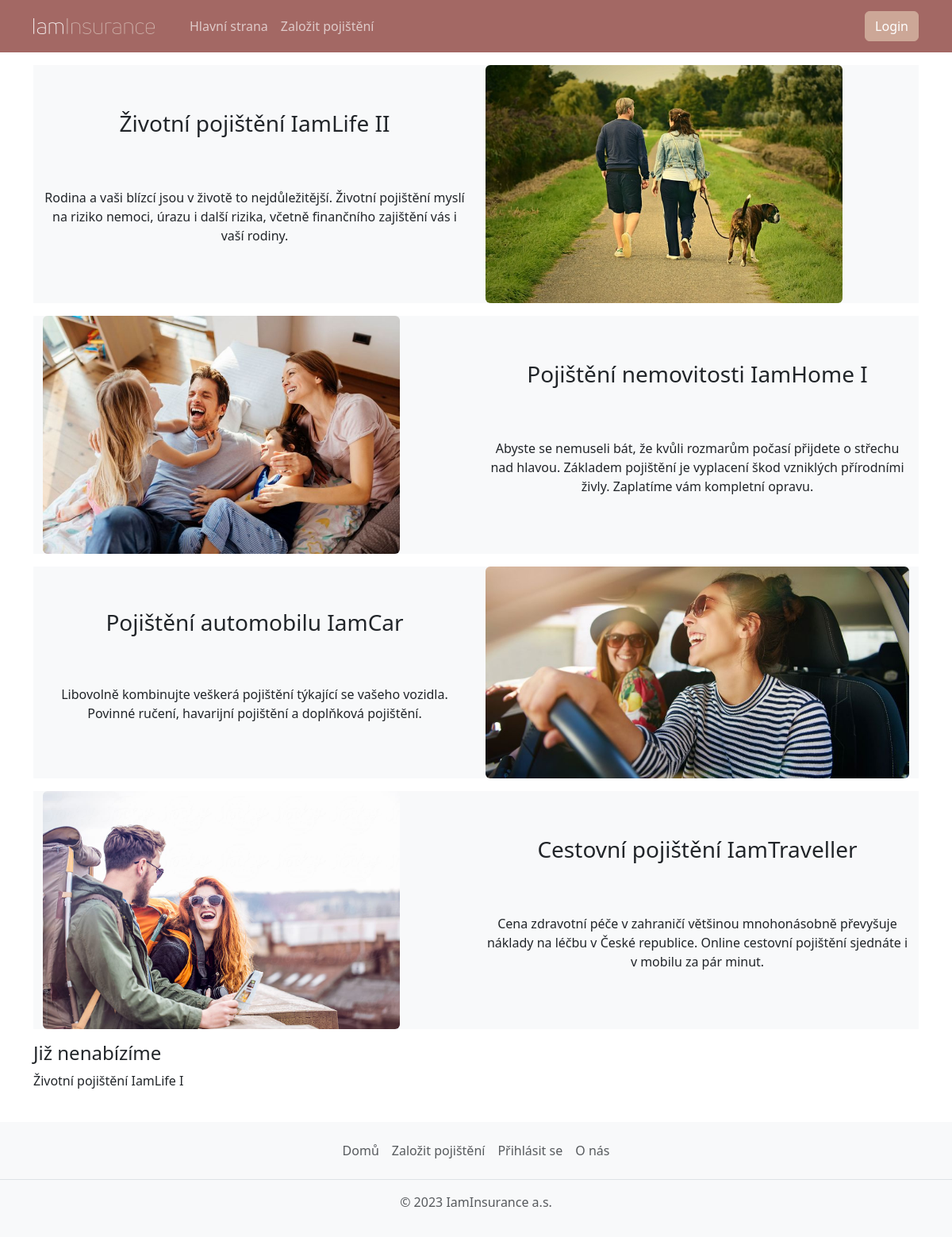
The page / on the database its author committed.
### insurance_app/models.py (models this page shows, shortened)
class Product(models.Model):
    name: models.Field = models.CharField(max_length=64, unique=True, verbose_name='Název')
    description: models.Field = models.TextField(default="", verbose_name='Popis')
    active: models.Field = models.BooleanField(default=True, blank=True, verbose_name='Aktivní')
    image: models.Field = models.ImageField(upload_to='images/', verbose_name='Obrázek')
    class Meta:
        verbose_name = u'Produkt'

### insurance_app/views.py (the view)
# urls.py: path("", views.IndexView.as_view(), name="home"),
class IndexView(generic.ListView):
    model:models.Product = models.Product
    template_name: str = template.HOME
    def get(self, request: HttpRequest, *args, **kwargs) -> HttpResponse:
        object_list = self.get_queryset()
        active = object_list.filter(active=True)
        inactive = object_list.filter(active=False)
        return render(request, self.template_name, {"active": active, "inactive": inactive})

### insurance_app/templates/insurance_app/home.html
{% extends 'main.html' %}
{% block content %}
{% for product in active %}
    <section>
        <div class="container">
            <div class="row d-block d-md-flex bg-light mb-3">
                <div class="col col-sm-6 {% cycle 'order-1' 'order-2' %} d-flex flex-column justify-content-evenly align-items-center">
                    <h3>{{ product.name }}</h3>
                    <p class="text-center">{{ product.description }}</p>
                </div>
                <div class="col col-sm-6 {% cycle 'order-2' 'order-1' %}">
                    <img src="{{ product.image.url }}" class="rounded img-fluid" style="max-height: 300px;">
                </div>
            </div>
        </div>
    </section>
{% empty %}
    <section>
        <p>Momentálně nenabízíme žádný druh pojištění</p>
    </section>
{% endfor %}
{% if inactive %}
    <h4>Již nenabízíme</h4>
{% for product in inactive %}
    <p>{{ product.name }}</p>
{% endfor %}
{% endif %}
{% endblock %}

### insurance_app/static/css/style.css (style rules this page uses)
body { background: #fffffe; }

### rows shown on the page
Product: name "Životní pojištění IamLife II", description "Rodina a vaši blízcí jsou v životě to nejdůležitější. Životní pojištění myslí na riziko nemoci, úrazu i další rizika, včetně finančního zajištění vás i vaší rodiny.", image (picture)
Product: name "Pojištění nemovitosti IamHome I", description "Abyste se nemuseli bát, že kvůli rozmarům počasí přijdete o střechu nad hlavou. Základem pojištění je vyplacení škod vzniklých přírodními živly. Zaplatíme vám kompletní opravu.", image (picture)
Product: name "Pojištění automobilu IamCar", description "Libovolně kombinujte veškerá pojištění týkající se vašeho vozidla. Povinné ručení, havarijní pojištění a doplňková pojištění.", image (picture)
Product: name "Cestovní pojištění IamTraveller", description "Cena zdravotní péče v zahraničí většinou mnohonásobně převyšuje náklady na léčbu v České republice. Online cestovní pojištění sjednáte i v mobilu za pár minut.", image (picture)
Product: name "Životní pojištění IamLife I"
